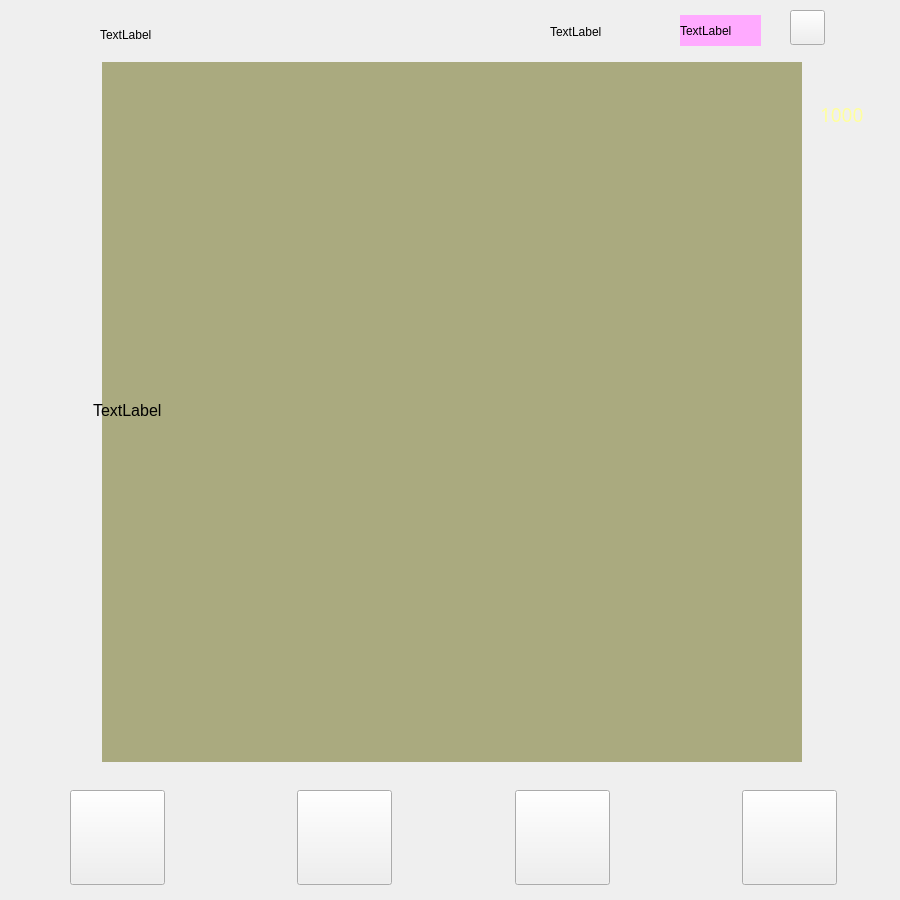
<?xml version="1.0" encoding="UTF-8"?>
<ui version="4.0">
 <class>Gaming</class>
 <widget class="QMainWindow" name="Gaming">
  <property name="geometry">
   <rect>
    <x>0</x>
    <y>0</y>
    <width>900</width>
    <height>900</height>
   </rect>
  </property>
  <property name="mouseTracking">
   <bool>true</bool>
  </property>
  <property name="windowTitle">
   <string>动物连连看</string>
  </property>
  <property name="styleSheet">
   <string notr="true"/>
  </property>
  <widget class="QWidget" name="centralwidget">
   <property name="mouseTracking">
    <bool>true</bool>
   </property>
   <widget class="QLabel" name="label">
    <property name="geometry">
     <rect>
      <x>0</x>
      <y>0</y>
      <width>900</width>
      <height>900</height>
     </rect>
    </property>
    <property name="mouseTracking">
     <bool>true</bool>
    </property>
    <property name="styleSheet">
     <string notr="true">background-image: url(:/new/jpg/source/游戏ing界面/5a2fdd9ee6a14_1024.jpg);</string>
    </property>
    <property name="text">
     <string/>
    </property>
    <property name="margin">
     <number>0</number>
    </property>
   </widget>
   <widget class="QLabel" name="label_2">
    <property name="geometry">
     <rect>
      <x>102</x>
      <y>62</y>
      <width>700</width>
      <height>700</height>
     </rect>
    </property>
    <property name="mouseTracking">
     <bool>true</bool>
    </property>
    <property name="styleSheet">
     <string notr="true">color: rgb(170, 170, 127);
background-color: rgb(170, 170, 127);</string>
    </property>
    <property name="text">
     <string>TextLabel</string>
    </property>
   </widget>
   <widget class="QPushButton" name="pushButton">
    <property name="geometry">
     <rect>
      <x>790</x>
      <y>10</y>
      <width>35</width>
      <height>35</height>
     </rect>
    </property>
    <property name="mouseTracking">
     <bool>true</bool>
    </property>
    <property name="text">
     <string/>
    </property>
    <property name="icon">
     <iconset resource="icon.qrc">
      <normaloff>:/new/jpg/source/提示/B/pauseB.png</normaloff>:/new/jpg/source/提示/B/pauseB.png</iconset>
    </property>
    <property name="iconSize">
     <size>
      <width>35</width>
      <height>35</height>
     </size>
    </property>
   </widget>
   <widget class="QLabel" name="TimeLeft">
    <property name="geometry">
     <rect>
      <x>680</x>
      <y>15</y>
      <width>81</width>
      <height>31</height>
     </rect>
    </property>
    <property name="mouseTracking">
     <bool>true</bool>
    </property>
    <property name="styleSheet">
     <string notr="true">background-color: rgb(255, 170, 255);</string>
    </property>
    <property name="text">
     <string>TextLabel</string>
    </property>
   </widget>
   <widget class="QPushButton" name="pushButton_2">
    <property name="geometry">
     <rect>
      <x>70</x>
      <y>790</y>
      <width>95</width>
      <height>95</height>
     </rect>
    </property>
    <property name="cursor">
     <cursorShape>PointingHandCursor</cursorShape>
    </property>
    <property name="mouseTracking">
     <bool>true</bool>
    </property>
    <property name="text">
     <string/>
    </property>
    <property name="icon">
     <iconset resource="icon.qrc">
      <normaloff>:/new/jpg/source/提示/S/hintS.png</normaloff>:/new/jpg/source/提示/S/hintS.png</iconset>
    </property>
    <property name="iconSize">
     <size>
      <width>95</width>
      <height>95</height>
     </size>
    </property>
   </widget>
   <widget class="QPushButton" name="pushButton_3">
    <property name="geometry">
     <rect>
      <x>297</x>
      <y>790</y>
      <width>95</width>
      <height>95</height>
     </rect>
    </property>
    <property name="cursor">
     <cursorShape>PointingHandCursor</cursorShape>
    </property>
    <property name="mouseTracking">
     <bool>true</bool>
    </property>
    <property name="text">
     <string/>
    </property>
    <property name="icon">
     <iconset resource="icon.qrc">
      <normaloff>:/new/jpg/source/提示/S/restartS.png</normaloff>:/new/jpg/source/提示/S/restartS.png</iconset>
    </property>
    <property name="iconSize">
     <size>
      <width>95</width>
      <height>95</height>
     </size>
    </property>
   </widget>
   <widget class="QPushButton" name="pushButton_4">
    <property name="geometry">
     <rect>
      <x>515</x>
      <y>790</y>
      <width>95</width>
      <height>95</height>
     </rect>
    </property>
    <property name="cursor">
     <cursorShape>PointingHandCursor</cursorShape>
    </property>
    <property name="mouseTracking">
     <bool>true</bool>
    </property>
    <property name="text">
     <string/>
    </property>
    <property name="icon">
     <iconset resource="icon.qrc">
      <normaloff>:/new/jpg/source/提示/S/backS.png</normaloff>:/new/jpg/source/提示/S/backS.png</iconset>
    </property>
    <property name="iconSize">
     <size>
      <width>95</width>
      <height>95</height>
     </size>
    </property>
   </widget>
   <widget class="QPushButton" name="pushButton_5">
    <property name="geometry">
     <rect>
      <x>742</x>
      <y>790</y>
      <width>95</width>
      <height>95</height>
     </rect>
    </property>
    <property name="cursor">
     <cursorShape>PointingHandCursor</cursorShape>
    </property>
    <property name="mouseTracking">
     <bool>true</bool>
    </property>
    <property name="text">
     <string/>
    </property>
    <property name="icon">
     <iconset resource="icon.qrc">
      <normaloff>:/new/jpg/source/提示/S/musicS.png</normaloff>
      <normalon>:/new/jpg/source/提示/volume.png</normalon>
      <disabledon>:/new/jpg/source/提示/S/musicS.png</disabledon>
      <activeon>:/new/jpg/source/点击效果初步/4.jpg</activeon>:/new/jpg/source/提示/S/musicS.png</iconset>
    </property>
    <property name="iconSize">
     <size>
      <width>95</width>
      <height>95</height>
     </size>
    </property>
   </widget>
   <widget class="QLabel" name="label_3">
    <property name="geometry">
     <rect>
      <x>820</x>
      <y>90</y>
      <width>70</width>
      <height>50</height>
     </rect>
    </property>
    <property name="font">
     <font>
      <family>Ink Free</family>
      <pointsize>14</pointsize>
     </font>
    </property>
    <property name="styleSheet">
     <string notr="true">color:rgb(255, 255, 157)</string>
    </property>
    <property name="text">
     <string>1000</string>
    </property>
    <property name="textFormat">
     <enum>Qt::RichText</enum>
    </property>
   </widget>
   <widget class="QLabel" name="label_4">
    <property name="geometry">
     <rect>
      <x>93</x>
      <y>55</y>
      <width>710</width>
      <height>710</height>
     </rect>
    </property>
    <property name="font">
     <font>
      <family>Arial</family>
      <pointsize>12</pointsize>
     </font>
    </property>
    <property name="mouseTracking">
     <bool>true</bool>
    </property>
    <property name="text">
     <string>TextLabel</string>
    </property>
   </widget>
   <widget class="QLabel" name="label_5">
    <property name="geometry">
     <rect>
      <x>680</x>
      <y>70</y>
      <width>256</width>
      <height>128</height>
     </rect>
    </property>
    <property name="mouseTracking">
     <bool>true</bool>
    </property>
    <property name="text">
     <string/>
    </property>
    <property name="pixmap">
     <pixmap resource="icon.qrc">:/new/jpg/source/游戏ing界面/score.png</pixmap>
    </property>
    <property name="scaledContents">
     <bool>true</bool>
    </property>
   </widget>
   <widget class="QLabel" name="Branch">
    <property name="geometry">
     <rect>
      <x>100</x>
      <y>10</y>
      <width>571</width>
      <height>49</height>
     </rect>
    </property>
    <property name="text">
     <string>TextLabel</string>
    </property>
   </widget>
   <widget class="QLabel" name="Monkey">
    <property name="geometry">
     <rect>
      <x>550</x>
      <y>10</y>
      <width>53</width>
      <height>44</height>
     </rect>
    </property>
    <property name="text">
     <string>TextLabel</string>
    </property>
   </widget>
   <zorder>label</zorder>
   <zorder>label_2</zorder>
   <zorder>pushButton</zorder>
   <zorder>TimeLeft</zorder>
   <zorder>pushButton_2</zorder>
   <zorder>pushButton_3</zorder>
   <zorder>pushButton_4</zorder>
   <zorder>pushButton_5</zorder>
   <zorder>label_4</zorder>
   <zorder>label_5</zorder>
   <zorder>label_3</zorder>
   <zorder>Branch</zorder>
   <zorder>Monkey</zorder>
  </widget>
  <widget class="QMenuBar" name="menubar">
   <property name="geometry">
    <rect>
     <x>0</x>
     <y>0</y>
     <width>900</width>
     <height>17</height>
    </rect>
   </property>
  </widget>
 </widget>
 <resources>
  <include location="icon.qrc"/>
 </resources>
 <connections/>
</ui>
